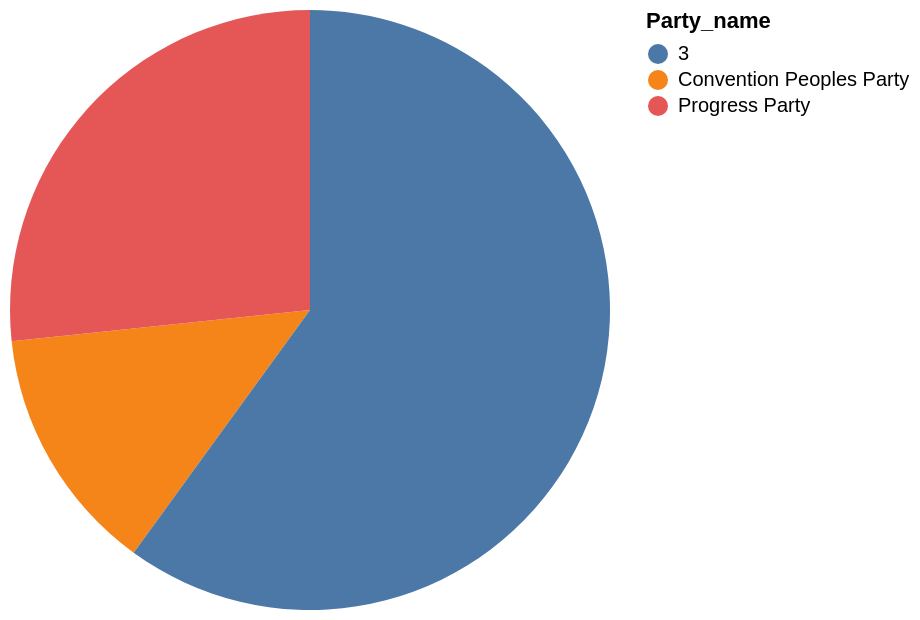

Write a Vega-Lite specification for this figure.
### Vega-Lite specification from a JSON file in a GitHub repository (floating-point values rounded to 4 significant figures)
{"data": {"values": [{"x_data": "Convention Peoples Party", "y_data": 2}, {"x_data": "Progress Party", "y_data": 4}, {"x_data": "3", "y_data": 9}]}, "mark": "arc", "encoding": {"theta": {"field": "y_data", "type": "quantitative", "title": "count(*)"}, "color": {"field": "x_data", "type": "nominal", "title": "Party_name"}}}
